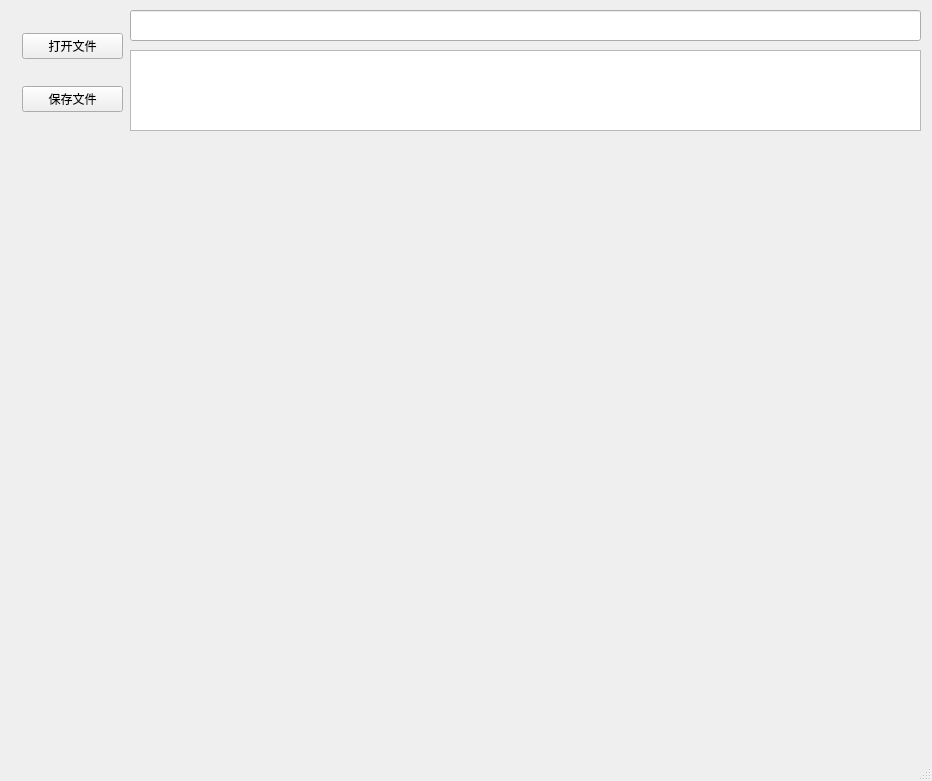
<?xml version="1.0" encoding="UTF-8"?>
<ui version="4.0">
 <class>MainWindow</class>
 <widget class="QMainWindow" name="MainWindow">
  <property name="geometry">
   <rect>
    <x>0</x>
    <y>0</y>
    <width>932</width>
    <height>781</height>
   </rect>
  </property>
  <property name="windowTitle">
   <string>MainWindow</string>
  </property>
  <widget class="QWidget" name="centralwidget">
   <widget class="QTextEdit" name="textEdit">
    <property name="geometry">
     <rect>
      <x>130</x>
      <y>50</y>
      <width>791</width>
      <height>81</height>
     </rect>
    </property>
   </widget>
   <widget class="QLineEdit" name="lineEdit">
    <property name="geometry">
     <rect>
      <x>130</x>
      <y>10</y>
      <width>791</width>
      <height>31</height>
     </rect>
    </property>
   </widget>
   <widget class="QWidget" name="chart_view" native="true">
    <property name="geometry">
     <rect>
      <x>10</x>
      <y>140</y>
      <width>911</width>
      <height>591</height>
     </rect>
    </property>
   </widget>
   <widget class="QWidget" name="layoutWidget">
    <property name="geometry">
     <rect>
      <x>22</x>
      <y>12</y>
      <width>101</width>
      <height>121</height>
     </rect>
    </property>
    <layout class="QVBoxLayout" name="verticalLayout">
     <item>
      <widget class="QPushButton" name="btn_read">
       <property name="text">
        <string>打开文件</string>
       </property>
      </widget>
     </item>
     <item>
      <widget class="QPushButton" name="btn_save">
       <property name="text">
        <string>保存文件</string>
       </property>
      </widget>
     </item>
    </layout>
   </widget>
  </widget>
  <widget class="QMenuBar" name="menubar">
   <property name="geometry">
    <rect>
     <x>0</x>
     <y>0</y>
     <width>932</width>
     <height>23</height>
    </rect>
   </property>
  </widget>
  <widget class="QStatusBar" name="statusbar"/>
 </widget>
 <resources/>
 <connections/>
</ui>
